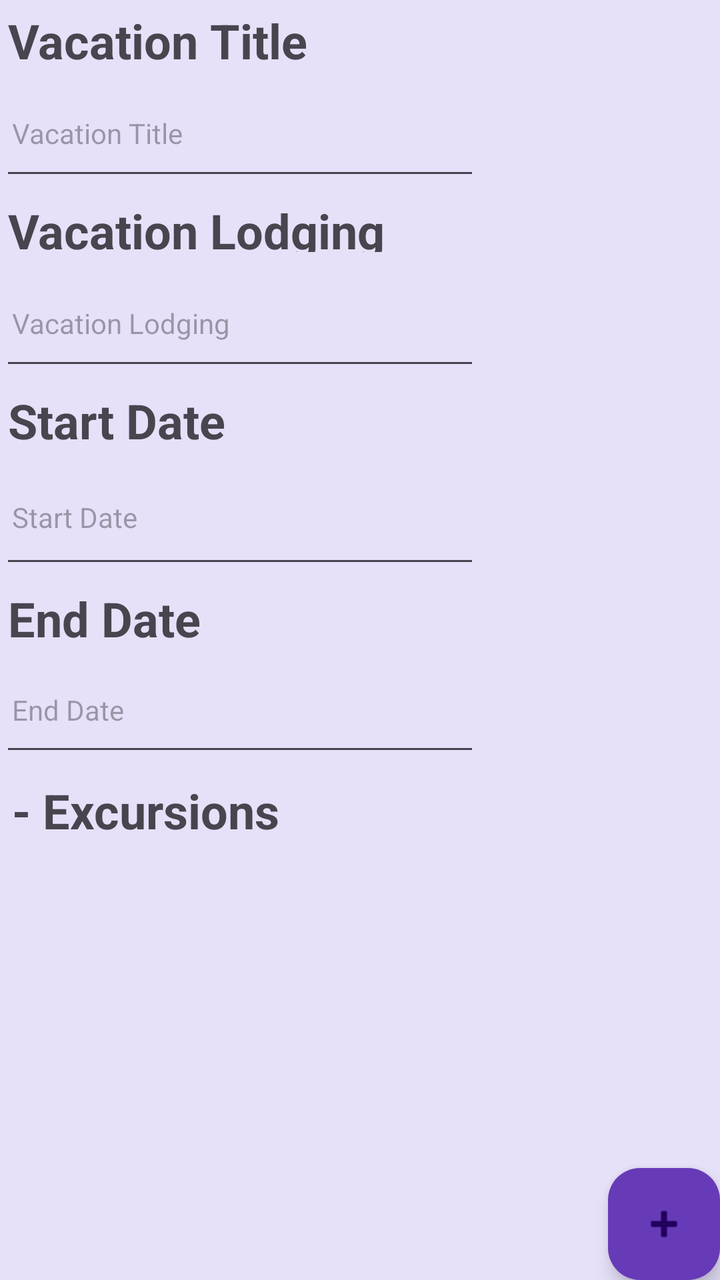
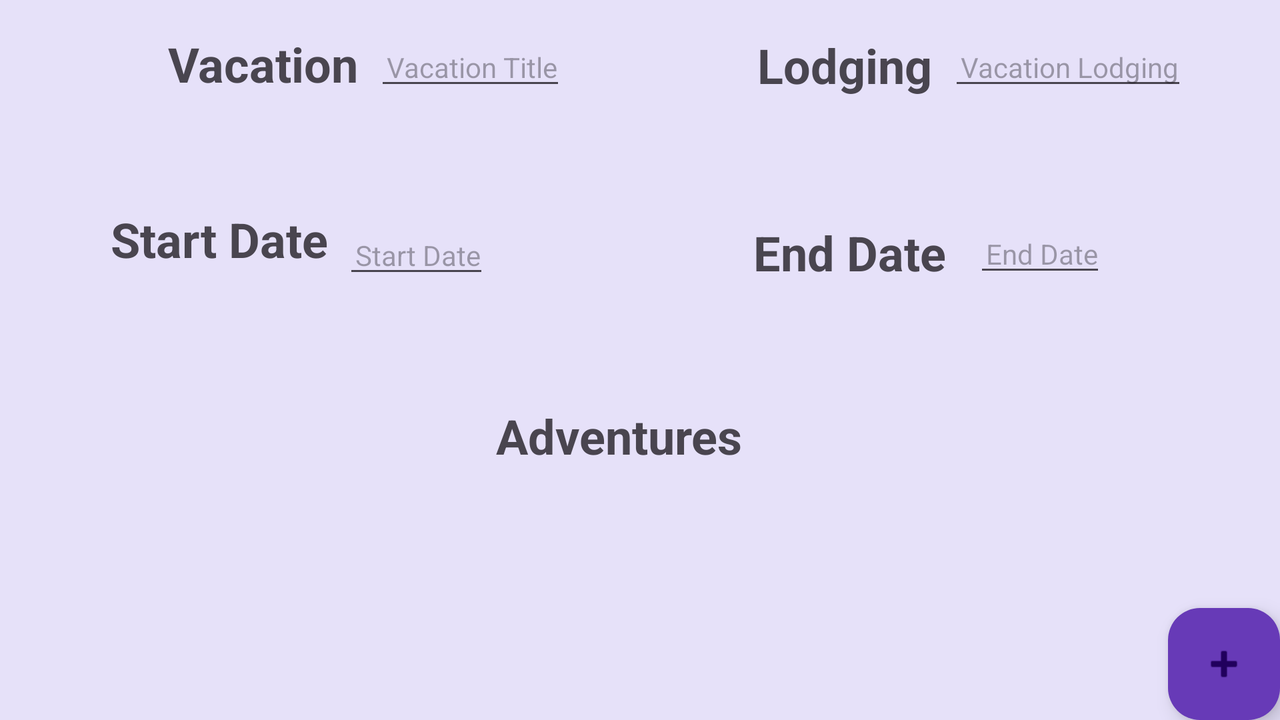

Two renders of one Android screen. The first uses the default layout on a phone; the second uses the alternative layout the repository ships for a different screen configuration, on a matching device. The two XML files are below.
<!-- AndroidManifest.xml: application theme Theme.VacationApp -->
<!-- res/layout/activity_vacation_details.xml -->
<?xml version="1.0" encoding="utf-8"?>
<androidx.constraintlayout.widget.ConstraintLayout xmlns:android="http://schemas.android.com/apk/res/android"

    xmlns:app="http://schemas.android.com/apk/res-auto"
    xmlns:tools="http://schemas.android.com/tools"
    android:layout_width="match_parent"
    android:layout_height="match_parent"
    tools:context=".UI.VacationDetails">

    <com.google.android.material.floatingactionbutton.FloatingActionButton
        android:id="@+id/enter_excursion_details"
        android:layout_width="wrap_content"
        android:layout_height="wrap_content"
        android:background="#673AB7"
        android:clickable="true"
        android:contentDescription="Enter Excursion Details"
        app:backgroundTint="#673AB7"
        app:layout_constraintBottom_toBottomOf="parent"
        app:layout_constraintRight_toRightOf="parent"
        app:srcCompat="@android:drawable/ic_input_add" />

    <LinearLayout
        android:layout_width="match_parent"
        android:layout_height="match_parent"
        android:background="#e6e1f9"
        android:backgroundTint="#e6e1f9"
        android:orientation="vertical"
        tools:layout_editor_absoluteX="51dp"
        tools:layout_editor_absoluteY="0dp">

        <TextView
            android:id="@+id/textView2"
            android:layout_width="match_parent"
            android:layout_height="35dp"
            android:padding="4sp"
            android:paddingLeft="6sp"
            android:text="Vacation Title"
            android:textSize="24sp"
            android:textStyle="bold" />

        <EditText
            android:id="@+id/vacation_title"
            android:layout_width="240dp"
            android:layout_height="60dp"
            android:hint="Vacation Title"
            android:inputType="text"
            android:paddingLeft="6sp"
            android:textSize="14sp" />

        <TextView
            android:id="@+id/textView3"
            android:layout_width="match_parent"
            android:layout_height="35dp"
            android:padding="4sp"
            android:paddingLeft="6sp"
            android:text="Vacation Lodging"
            android:textSize="24sp"
            android:textStyle="bold" />

        <EditText
            android:id="@+id/vacation_lodging"
            android:layout_width="240dp"
            android:layout_height="60dp"
            android:hint="Vacation Lodging"
            android:inputType="text"
            android:paddingLeft="6sp"
            android:textSize="14sp" />

        <TextView
            android:id="@+id/textView4"
            android:layout_width="match_parent"
            android:layout_height="35dp"
            android:padding="4sp"
            android:paddingLeft="6sp"
            android:text="Start Date"
            android:textSize="24sp"
            android:textStyle="bold" />

        <EditText
            android:id="@+id/startDate"
            android:layout_width="240dp"
            android:layout_height="64dp"
            android:hint="Start Date"
            android:inputType="date"
            android:paddingLeft="6sp"
            android:textSize="14sp" />

        <TextView
            android:id="@+id/textView5"
            android:layout_width="match_parent"
            android:layout_height="35dp"
            android:padding="4sp"
            android:paddingLeft="6sp"
            android:text="End Date"
            android:textSize="24sp"
            android:textStyle="bold" />

        <EditText
            android:id="@+id/endDate"
            android:layout_width="240dp"
            android:layout_height="59dp"
            android:hint="End Date"
            android:inputType="date"
            android:paddingLeft="6sp"
            android:textSize="14sp" />


        <TextView
            android:id="@+id/textView6"
            android:layout_width="match_parent"
            android:layout_height="wrap_content"
            android:padding="6sp"
            android:text="- Excursions"
            android:textSize="24sp"
            android:textStyle="bold" />

        <androidx.recyclerview.widget.RecyclerView
            android:id="@+id/excursion_recycler_view"
            android:layout_width="match_parent"
            android:layout_height="282dp"
            android:background="#e6e1f9"
            android:backgroundTint="#e6e1f9"
            app:layout_constraintEnd_toEndOf="parent"
            app:layout_constraintTop_toTopOf="parent" />

    </LinearLayout>

</androidx.constraintlayout.widget.ConstraintLayout>
<!-- resources referenced by this layout -->
<resources>
  <style name="Theme.VacationApp" parent="Base.Theme.VacationApp" />
  <style name="Base.Theme.VacationApp" parent="Theme.Material3.DayNight">
          
          
  
      </style>
</resources>
<!-- res/layout-land/activity_vacation_details.xml (the repository's variant of the layout above) -->
<!-- drawn on the phone turned sideways -->
<?xml version="1.0" encoding="utf-8"?>
<androidx.constraintlayout.widget.ConstraintLayout xmlns:android="http://schemas.android.com/apk/res/android"

    xmlns:app="http://schemas.android.com/apk/res-auto"
    xmlns:tools="http://schemas.android.com/tools"
    android:layout_width="match_parent"
    android:layout_height="match_parent"
    tools:context=".UI.VacationDetails">

    <com.google.android.material.floatingactionbutton.FloatingActionButton
        android:id="@+id/enter_excursion_details"
        android:layout_width="wrap_content"
        android:layout_height="wrap_content"
        android:background="#673AB7"
        android:clickable="true"
        android:contentDescription="Enter Excursion Details"
        app:backgroundTint="#673AB7"
        app:layout_constraintBottom_toBottomOf="parent"
        app:layout_constraintRight_toRightOf="parent"
        app:srcCompat="@android:drawable/ic_input_add" />

    <androidx.constraintlayout.widget.ConstraintLayout
        android:id="@+id/linearLayout"
        android:layout_width="match_parent"
        android:layout_height="match_parent"
        android:background="#e6e1f9"
        android:backgroundTint="#e6e1f9"
        android:orientation="horizontal"
        tools:layout_editor_absoluteX="0dp"
        tools:layout_editor_absoluteY="31dp">


        <TextView
            android:id="@+id/textView2"
            android:layout_width="wrap_content"
            android:layout_height="wrap_content"
            android:layout_marginStart="80dp"
            android:padding="4sp"
            android:paddingLeft="6sp"
            android:text="Vacation"
            android:textSize="24sp"
            android:textStyle="bold"
            app:layout_constraintBottom_toBottomOf="parent"
            app:layout_constraintStart_toStartOf="parent"
            app:layout_constraintTop_toTopOf="parent"
            app:layout_constraintVertical_bias="0.037" />

        <EditText
            android:id="@+id/vacation_title"
            android:layout_width="wrap_content"
            android:layout_height="wrap_content"
            android:hint="Vacation Title"
            android:inputType="text"
            android:paddingLeft="6sp"
            android:textSize="14sp"
            app:layout_constraintBottom_toBottomOf="parent"
            app:layout_constraintEnd_toStartOf="@+id/textView3"
            app:layout_constraintHorizontal_bias="0.043"
            app:layout_constraintStart_toEndOf="@+id/textView2"
            app:layout_constraintTop_toTopOf="parent"
            app:layout_constraintVertical_bias="0.043" />

        <TextView
            android:id="@+id/textView3"
            android:layout_width="wrap_content"
            android:layout_height="wrap_content"
            android:padding="4sp"
            android:paddingLeft="6sp"
            android:text="Lodging"
            android:textSize="24sp"
            android:textStyle="bold"
            app:layout_constraintBottom_toTopOf="@+id/textView5"
            app:layout_constraintEnd_toEndOf="parent"
            app:layout_constraintHorizontal_bias="0.688"
            app:layout_constraintStart_toStartOf="parent"
            app:layout_constraintTop_toTopOf="parent"
            app:layout_constraintVertical_bias="0.186" />

        <EditText
            android:id="@+id/vacation_lodging"
            android:layout_width="wrap_content"
            android:layout_height="wrap_content"
            android:hint="Vacation Lodging"
            android:inputType="text"
            android:paddingLeft="6sp"
            android:textSize="14sp"
            app:layout_constraintBottom_toBottomOf="parent"
            app:layout_constraintEnd_toEndOf="parent"
            app:layout_constraintHorizontal_bias="0.086"
            app:layout_constraintStart_toEndOf="@+id/textView3"
            app:layout_constraintTop_toTopOf="parent"
            app:layout_constraintVertical_bias="0.043" />

        <TextView
            android:id="@+id/textView4"
            android:layout_width="wrap_content"
            android:layout_height="wrap_content"
            android:padding="4sp"
            android:paddingLeft="6sp"
            android:text="Start Date"
            android:textSize="24sp"
            android:textStyle="bold"
            app:layout_constraintBottom_toTopOf="@+id/excursion_recycler_view"
            app:layout_constraintEnd_toStartOf="@+id/startDate"
            app:layout_constraintHorizontal_bias="0.932"
            app:layout_constraintStart_toStartOf="parent"
            app:layout_constraintTop_toTopOf="parent"
            app:layout_constraintVertical_bias="0.478" />

        <EditText
            android:id="@+id/startDate"
            android:layout_width="wrap_content"
            android:layout_height="wrap_content"
            android:hint="Start Date"
            android:inputType="date"
            android:paddingLeft="6sp"
            android:textSize="14sp"
            app:layout_constraintBottom_toBottomOf="parent"
            app:layout_constraintEnd_toEndOf="parent"
            app:layout_constraintHorizontal_bias="0.303"
            app:layout_constraintStart_toStartOf="parent"
            app:layout_constraintTop_toBottomOf="@+id/vacation_title"
            app:layout_constraintVertical_bias="0.212" />

        <TextView
            android:id="@+id/textView5"
            android:layout_width="wrap_content"
            android:layout_height="wrap_content"
            android:padding="4sp"
            android:paddingLeft="6sp"
            android:text="End Date"
            android:textSize="24sp"
            android:textStyle="bold"
            app:layout_constraintBottom_toBottomOf="parent"
            app:layout_constraintEnd_toEndOf="parent"
            app:layout_constraintHorizontal_bias="0.696"
            app:layout_constraintStart_toStartOf="parent"
            app:layout_constraintTop_toTopOf="parent"
            app:layout_constraintVertical_bias="0.332" />

        <EditText
            android:id="@+id/endDate"
            android:layout_width="wrap_content"
            android:layout_height="wrap_content"
            android:hint="End Date"
            android:inputType="date"
            android:paddingLeft="6sp"
            android:textSize="14sp"
            app:layout_constraintBottom_toBottomOf="parent"
            app:layout_constraintEnd_toEndOf="parent"
            app:layout_constraintHorizontal_bias="0.104"
            app:layout_constraintStart_toEndOf="@+id/textView5"
            app:layout_constraintTop_toTopOf="parent"
            app:layout_constraintVertical_bias="0.331" />

        <TextView
            android:id="@+id/textView6"
            android:layout_width="wrap_content"
            android:layout_height="wrap_content"
            android:padding="6sp"
            android:text="Adventures"
            android:textAlignment="center"
            android:textSize="24sp"
            android:textStyle="bold"
            app:layout_constraintBottom_toBottomOf="parent"
            app:layout_constraintEnd_toEndOf="parent"
            app:layout_constraintHorizontal_bias="0.479"
            app:layout_constraintStart_toStartOf="parent"
            app:layout_constraintTop_toTopOf="parent"
            app:layout_constraintVertical_bias="0.62" />

        <androidx.recyclerview.widget.RecyclerView
            android:id="@+id/excursion_recycler_view"
            android:layout_width="645dp"
            android:layout_height="107dp"
            android:background="#e6e1f9"
            android:backgroundTint="#e6e1f9"
            app:layout_constraintBottom_toBottomOf="parent"
            app:layout_constraintEnd_toEndOf="parent"
            app:layout_constraintHorizontal_bias="0.186"
            app:layout_constraintStart_toStartOf="parent"
            app:layout_constraintTop_toTopOf="parent"
            app:layout_constraintVertical_bias="0.98" />

    </androidx.constraintlayout.widget.ConstraintLayout>

</androidx.constraintlayout.widget.ConstraintLayout>
